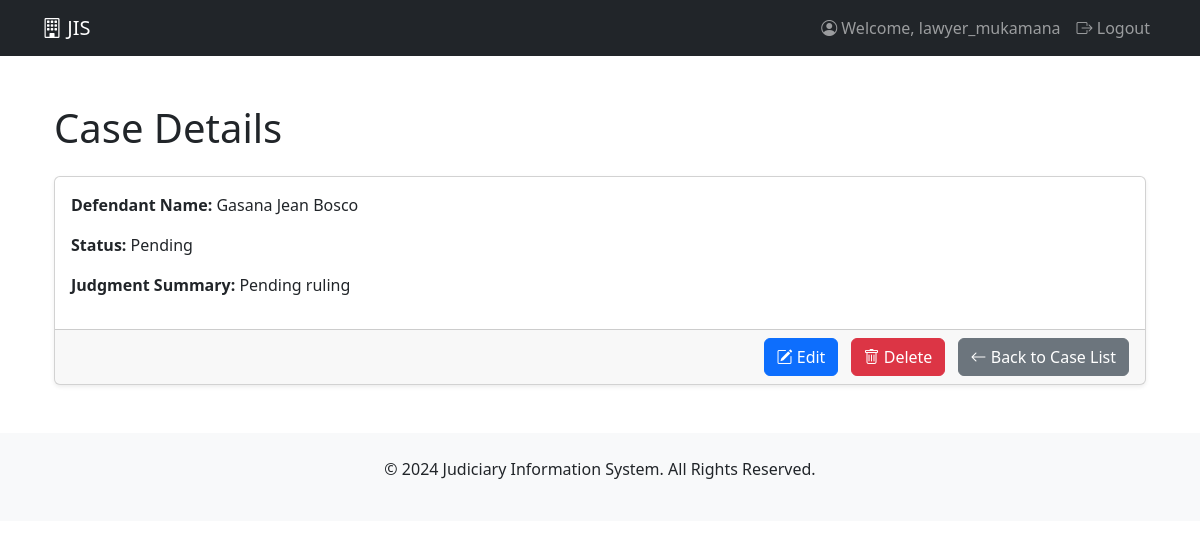
Page /court/cases/1/ (signed in) on the committed database.
### court/models.py (models this page shows, shortened)
class User(AbstractUser):
    ROLE_CHOICES = [
        ('Judge', 'Judge'),
        ('Lawyer', 'Lawyer'),
        ('Registrar', 'Registrar'),
        ('Admin', 'Admin'),
    ]
    role = models.CharField(
        max_length=20,
        choices=ROLE_CHOICES,
        default='Admin'
    )
    objects = CustomUserManager()

class CourtCase(models.Model):
    CIN = models.AutoField(primary_key=True)
    defendant_name = models.CharField(max_length=255)
    defendant_address = models.TextField()
    crime_type = models.CharField(max_length=100)
    crime_date = models.DateField()
    crime_location = models.CharField(max_length=255)
    arresting_officer = models.CharField(max_length=255)
    arrest_date = models.DateField()
    hearing_date = models.DateField(null=True, blank=True)
    adjournment_reason = models.TextField(blank=True)
    hearing_summary = models.TextField(blank=True)
    judgment_summary = models.TextField(blank=True)
    status = models.CharField(max_length=20, choices=[('Pending', 'Pending'), ('Resolved', 'Resolved'), ('Closed', 'Closed')])
    judge = models.ForeignKey(User, on_delete=models.SET_NULL, related_name='judge_cases', null=True)
    lawyer = models.ForeignKey(User, on_delete=models.SET_NULL, related_name='lawyer_cases', null=True)
    public_prosecutor = models.CharField(max_length=255)
    starting_date = models.DateField()
    completion_date = models.DateField(null=True, blank=True)

### court/views.py (the view)
# urls.py: path('cases/<str:CIN>/', views.case_detail, name='case_detail'),
@login_required  # Ensures only authenticated users can view case details
def case_detail(request, CIN):
    case = get_object_or_404(CourtCase, CIN=CIN)
    return render(request, 'case_detail.html', {'case': case})

### templates/case_detail.html (shortened to what this page needs)
{% extends 'base.html' %}
{% block content %}
<div class="container mt-5">
    <h1 class="mb-4">Case Details</h1>
    <div class="card shadow-sm">
        <div class="card-body">
            <p><strong>Defendant Name:</strong> {{ case.defendant_name }}</p>
            <p><strong>Status:</strong> {{ case.status }}</p>
            <p><strong>Judgment Summary:</strong> {{ case.judgment_summary }}</p>
        </div>
        <div class="card-footer text-end">
            <a href="{% url 'case_edit' case.CIN %}" class="btn btn-primary me-2">
                <i class="bi bi-pencil-square"></i> Edit
            </a>
            <a href="{% url 'case_delete' case.CIN %}" class="btn btn-danger me-2">
                <i class="bi bi-trash"></i> Delete
            </a>
            <a href="{% url 'case_list' %}" class="btn btn-secondary">
                <i class="bi bi-arrow-left"></i> Back to Case List
            </a>
        </div>
    </div>
</div>
{% endblock %}

### templates/base.html (shortened to what this page needs)
<!DOCTYPE html>
<html lang="en">
<head>
    <link rel="stylesheet" href="https://cdn.jsdelivr.net/npm/bootstrap@5.3.0/dist/css/bootstrap.min.css">
    <link rel="stylesheet" href="https://cdn.jsdelivr.net/npm/bootstrap-icons/font/bootstrap-icons.css">
</head>
<body>
    <nav class="navbar navbar-expand-lg navbar-dark bg-dark">
        <div class="container">
            <a class="navbar-brand" href="{% url 'home' %}">
                <i class="bi bi-building"></i> JIS
            </a>
            <div class="collapse navbar-collapse" id="navbarNav">
                <ul class="navbar-nav ms-auto">
                    {% if user.is_authenticated %}
                        <li class="nav-item">
                            <a class="nav-link" href="#">
                                <i class="bi bi-person-circle"></i> Welcome, {{ user.username }}
                            </a>
                        </li>
                        <li class="nav-item">
                            <a class="nav-link" href="{% url 'logout' %}">
                                <i class="bi bi-box-arrow-right"></i> Logout
                            </a>
                        </li>
                    {% endif %}
                </ul>
            </div>
        </div>
    </nav>
    <main class="container mt-4">
        {% block content %}
        {% endblock %}
    </main>
    <footer class="bg-light text-center py-4 mt-5">
        <p>&copy; 2024 Judiciary Information System. All Rights Reserved.</p>
    </footer>
</body>
</html>

### rows in the picture
User: username "lawyer_mukamana"
CourtCase: defendant_name "Gasana Jean Bosco", status "Pending", judgment_summary "Pending ruling"
